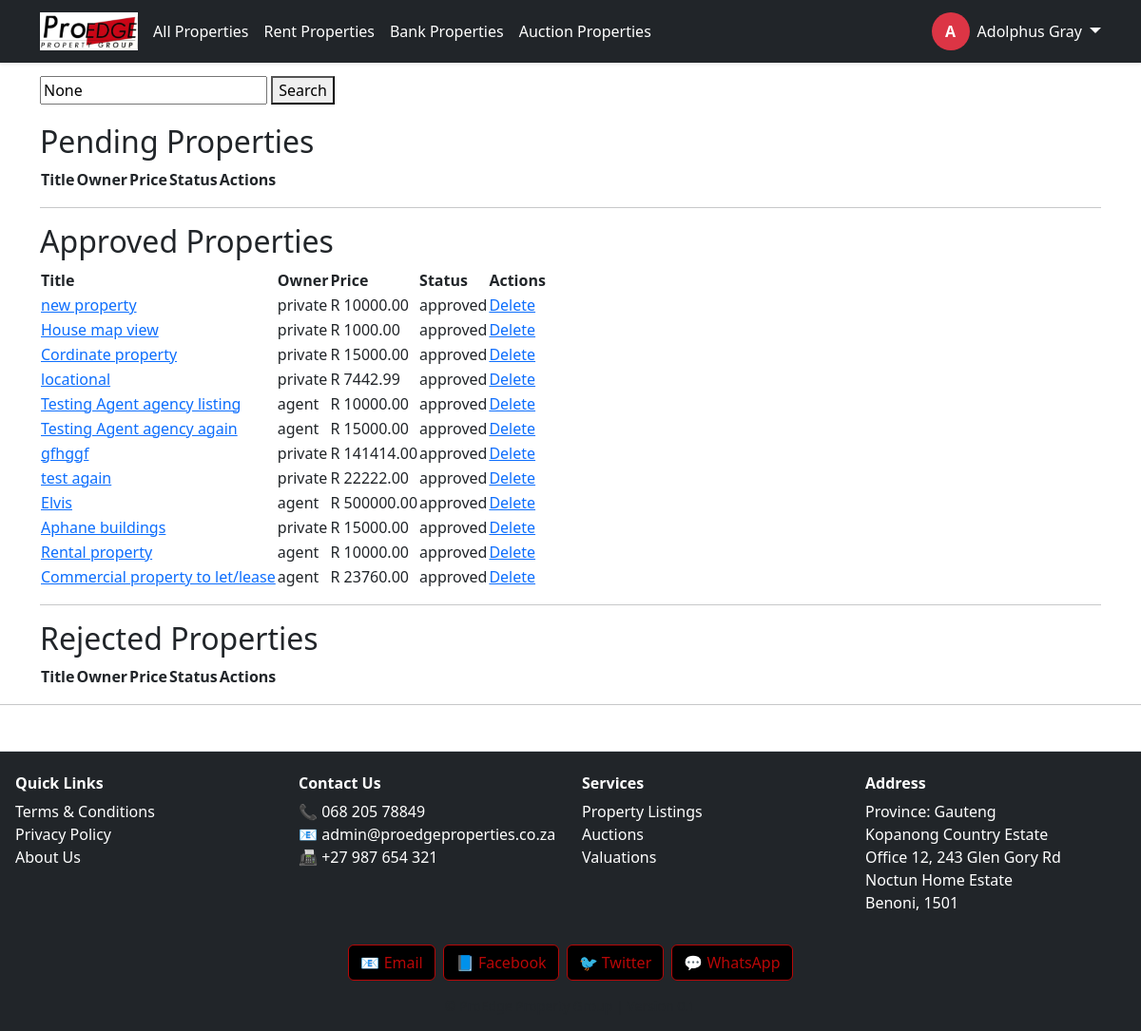
The app's page /adminpanel/properties/ (signed in), older data.
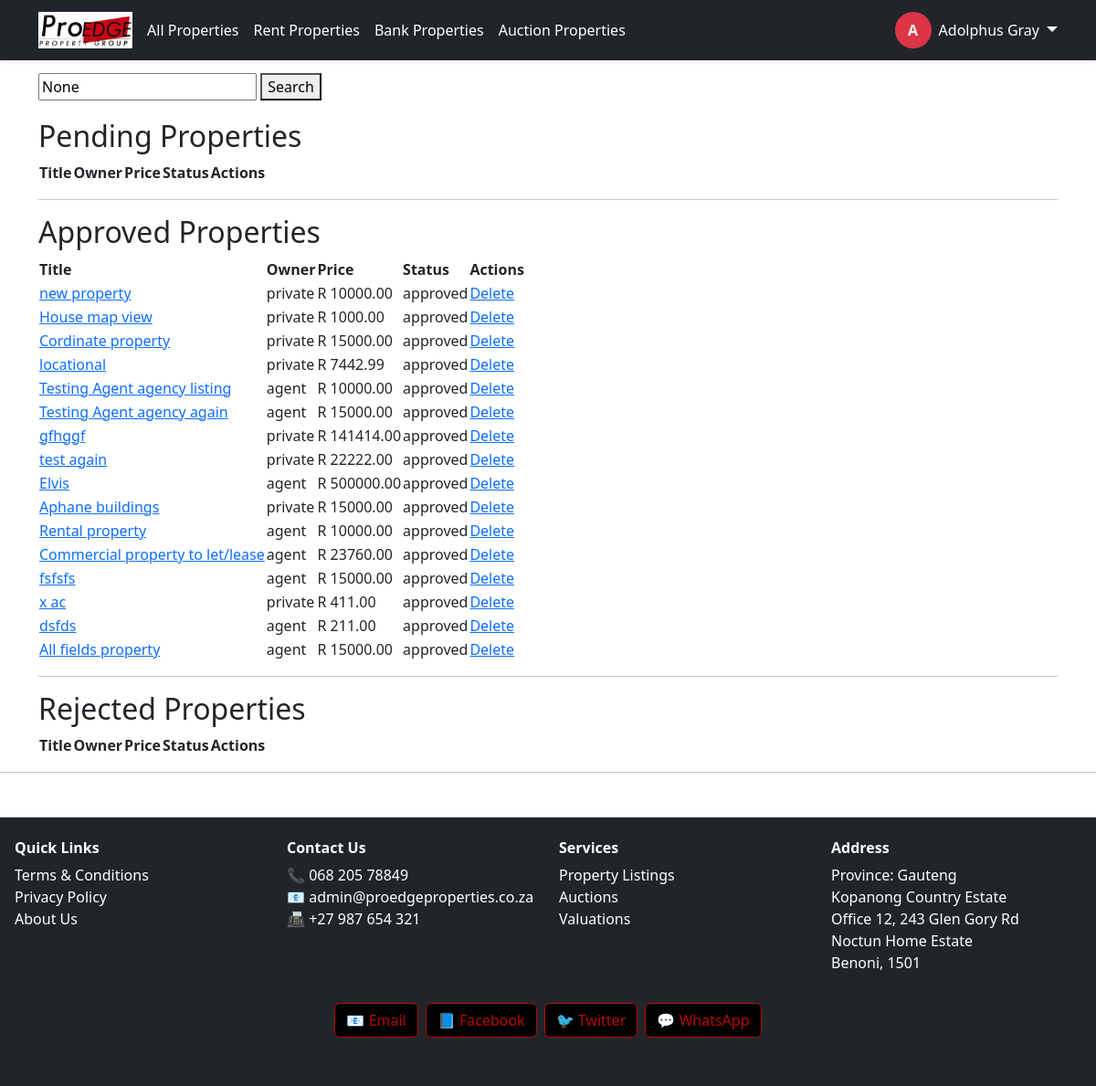
The same page, newer data.
### listings/models.py (models this page shows, shortened)
class Property(models.Model):
    PROPERTY_TYPE_CHOICES = [
        ('house', 'House'),
        ('apartment', 'Apartment'),
        ('land', 'Vacant Land'),
        ('commercial', 'Commercial'),
        ('industrial', 'Industrial'),
        ('rental', 'Rental'),
        ('plot', 'Plot'),
    ]
    PROVINCE_CHOICES = [
        ('Eastern Cape', 'Eastern Cape'),
        ('Free State', 'Free State'),
        ('Gauteng', 'Gauteng'),
        ('KwaZulu-Natal', 'KwaZulu-Natal'),
        ('Limpopo', 'Limpopo'),
        ('Mpumalanga', 'Mpumalanga'),
        ('Northern Cape', 'Northern Cape'),
        ('North West', 'North West'),
        ('Western Cape', 'Western Cape'),
    ]
    LISTING_TYPE_CHOICES = [
        ('private', 'Private Seller'),
        ('agent', 'Agent'),
        ('bank', 'Bank Property'),
        ('auction', 'Auction'),
    ]
    STATUS_CHOICES = [
        ('approved', 'Approved'),
        ('pending', 'Pending'),
        ('rejected', 'Rejected'),
        ('sold', 'Sold'),
    ]
    title = models.CharField(max_length=200)
    description = models.TextField()
    price = models.DecimalField(max_digits=12, decimal_places=2)
    location = models.CharField(max_length=255)
    province = models.CharField(max_length=100, choices=PROVINCE_CHOICES)
    area = models.CharField(max_length=100, null=True, blank=True)
    property_type = models.CharField(max_length=20, choices=PROPERTY_TYPE_CHOICES)
    listing_type = models.CharField(max_length=20, choices=LISTING_TYPE_CHOICES, default='')
    status = models.CharField(max_length=20, choices=STATUS_CHOICES)
    latitude = models.DecimalField(max_digits=100, decimal_places=50, null=True, blank=True)
    longitude = models.DecimalField(max_digits=100, decimal_places=50, null=True, blank=True)
    floor_plan = models.FileField(upload_to='floor_plans/', null=True, blank=True)
    number_of_bedrooms = models.PositiveIntegerField(null=True, blank=True)
    number_of_kitchens = models.PositiveIntegerField(null=True, blank=True)
    number_of_bathrooms = models.PositiveIntegerField(null=True, blank=True)
    number_of_garages = models.PositiveIntegerField(null=True, blank=True)
    floor_area_m2 = models.DecimalField(max_digits=10, decimal_places=2, null=True, blank=True)
    erf_size_m2 = models.DecimalField(max_digits=10, decimal_places=2, null=True, blank=True)
    price_per_m2 = models.DecimalField(max_digits=10, decimal_places=2, null=True, blank=True)
    price_per_erf_m2 = models.DecimalField(max_digits=10, decimal_places=2, null=True, blank=True)
    has_parking = models.BooleanField(default=False)
    number_of_parking_slots = models.CharField(max_length=10, blank=True, default="N/A")
    unit_no = models.CharField(max_length=50, null=True, blank=True)
    complex_name = models.CharField(max_length=255, null=True, blank=True)
    erf_no = models.CharField(max_length=50, null=True, blank=True)
    ownership_type = models.CharField(max_length=50, choices=[('freehold', 'Freehold'), ('sectional', 'Sectional Title')], null=True, blank=True)
    township = models.CharField(max_length=255, null=True, blank=True)
    section_number = models.CharField(max_length=50, null=True, blank=True)
    scheme_number = models.CharField(max_length=50, null=True, blank=True)
    scheme_name = models.CharField(max_length=255, null=True, blank=True)
    study = models.BooleanField(default=False)
    lounges = models.PositiveIntegerField(null=True, blank=True)
    dining_rooms = models.PositiveIntegerField(null=True, blank=True)
    laundry = models.BooleanField(default=False)
    patio = models.BooleanField(default=False)
    balcony = models.BooleanField(default=False)
    domestic_accommodation = models.BooleanField(default=False)
    carports = models.BooleanField(default=False)
    flatlet = models.BooleanField(default=False)
    store_room = models.BooleanField(default=False)
    furnished = models.BooleanField(default=False)
    pool = models.BooleanField(default=False)
    security = models.BooleanField(default=False)
    roof = models.BooleanField(default=False)
    garden = models.BooleanField(default=False)
    views = models.BooleanField(default=False)
    walling = models.CharField(max_length=255, null=True, blank=True)
    flooring = models.CharField(max_length=255, null=True, blank=True)
    lease_period = models.CharField(max_length=50, null=True, blank=True)
    occupation_date = models.DateField(null=True, blank=True)
    deposit = models.DecimalField(max_digits=10, decimal_places=2, null=True, blank=True)
    lease_excludes = models.TextField(null=True, blank=True)
    annual_escalation = models.DecimalField(max_digits=5, decimal_places=2, null=True, blank=True)
    levy_amount = models.DecimalField(max_digits=10, decimal_places=2, null=True, blank=True)
    floor_level = models.CharField(max_length=50, null=True, blank=True)
    zoning = models.CharField(max_length=100, null=True, blank=True)
    rates_and_taxes = models.DecimalField(max_digits=10, decimal_places=2, null=True, blank=True)
    municipality = models.CharField(max_length=255, null=True, blank=True)
    mandate_type = models.CharField(max_length=50, null=True, blank=True)
    mandate_start_date = models.DateField(null=True, blank=True)
    mandate_end_date = models.DateField(null=True, blank=True)
    commission_percentage = models.DecimalField(max_digits=5, decimal_places=2, null=True, blank=True)
    commission_value = models.DecimalField(max_digits=12, decimal_places=2, null=True, blank=True)
    seller = models.ForeignKey(settings.AUTH_USER_MODEL, on_delete=models.CASCADE, related_name='properties', null=True, blank=True)
    buyer = models.ForeignKey(settings.AUTH_USER_MODEL, on_delete=models.SET_NULL, null=True, blank=True, related_name='purchased_properties')
    landlord = models.ForeignKey(settings.AUTH_USER_MODEL, on_delete=models.SET_NULL, null=True, blank=True, related_name='rented_properties')
    tenant = models.ForeignKey(settings.AUTH_USER_MODEL, on_delete=models.SET_NULL, null=True, blank=True, related_name='rented_by_properties')
    agent = models.ForeignKey(settings.AUTH_USER_MODEL, on_delete=models.SET_NULL, null=True, blank=True, related_name='listed_properties')
    agents = models.ManyToManyField(settings.AUTH_USER_MODEL, blank=True, related_name='properties_assigned')
    bank = models.ForeignKey(settings.AUTH_USER_MODEL, on_delete=models.SET_NULL, null=True, blank=True, related_name='banked_properties')
    auctioneer = models.ForeignKey(settings.AUTH_USER_MODEL, on_delete=models.SET_NULL, null=True, blank=True, related_name='auctioned_properties')
    agency = models.ForeignKey('Agency', on_delete=models.CASCADE, null=True, blank=True, related_name='properties')
    listed_by_agent = models.ForeignKey("AgentProfile", on_delete=models.SET_NULL, null=True, blank=True)
    created_at = models.DateTimeField(auto_now_add=True)
    class Meta:
        verbose_name_plural = "Properties"

### adminpanel/views.py (the view, shortened to what this page needs)
# urls.py: path('properties/', views.property_list, name='property_list'),
@staff_required
@staff_required
def property_list(request):
    query = request.GET.get('q')
    approved_properties = Property.objects.filter(status='approved')
    pending_properties = Property.objects.filter(status='pending')
    rejected_properties = Property.objects.filter(status='rejected')
    no_results = (
    not approved_properties.exists() and
    not pending_properties.exists() and
    not rejected_properties.exists()
)
    context = {
    'approved_properties': approved_properties,
    'pending_properties': pending_properties,
    'rejected_properties': rejected_properties,
    'query': query,
    'no_results': no_results,
}
    return render(request, 'adminpanel/property_list.html', context)

### adminpanel/views.py (called while the page is built)
def staff_required(view_func):
    return user_passes_test(lambda u: u.is_staff)(view_func)

### adminpanel/templates/adminpanel/property_list.html (shortened to what this page needs)
{% extends 'base.html' %}
{% block content %}
<form method="get" style="margin-bottom: 20px;">
    <input type="text" name="q" placeholder="Search by title or location" value="{{ query }}">
    <button type="submit">Search</button>
</form>
<h2>Pending Properties</h2>
<table>
    <tr>
        <th>Title</th>
        <th>Owner</th>
        <th>Price</th>
        <th>Status</th>
        <th>Actions</th>
    </tr>
</table>
<hr>
<h2>Approved Properties</h2>
<table>
    <tr>
        <th>Title</th>
        <th>Owner</th>
        <th>Price</th>
        <th>Status</th>
        <th>Actions</th>
    </tr>
    {% for prop in approved_properties %}
    {% if prop.status == 'approved' %}
    <tr>
        <td>
            <a href="{% url 'adminpanel:property_detail' prop.id %}">{{ prop.title }}</a>
        </td>
        <td>{{ prop.listing_type }}</td>
        <td>R {{ prop.price }}</td>
        <td>{{ prop.status }}</td>
        <td>
            <a href="{% url 'adminpanel:delete_property' prop.id %}" onclick="return confirm('Delete this property?');">Delete</a>
        </td>
    </tr>
    {% endif %}
    {% endfor %}
</table>
<hr>
<h2>Rejected Properties</h2>
<table>
    <tr>
        <th>Title</th>
        <th>Owner</th>
        <th>Price</th>
        <th>Status</th>
        <th>Actions</th>
    </tr>
</table>
{% endblock %}

Row changes from the older to the newer data that the page shows:
added Property: title "fsfsfs", listing_type "agent", price "15000.00", status "approved"
added Property: title "x ac", listing_type "private", price "411.00", status "approved"
added Property: title "dsfds", listing_type "agent", price "211.00", status "approved"
added Property: title "All fields property", listing_type "agent", price "15000.00", status "approved"
